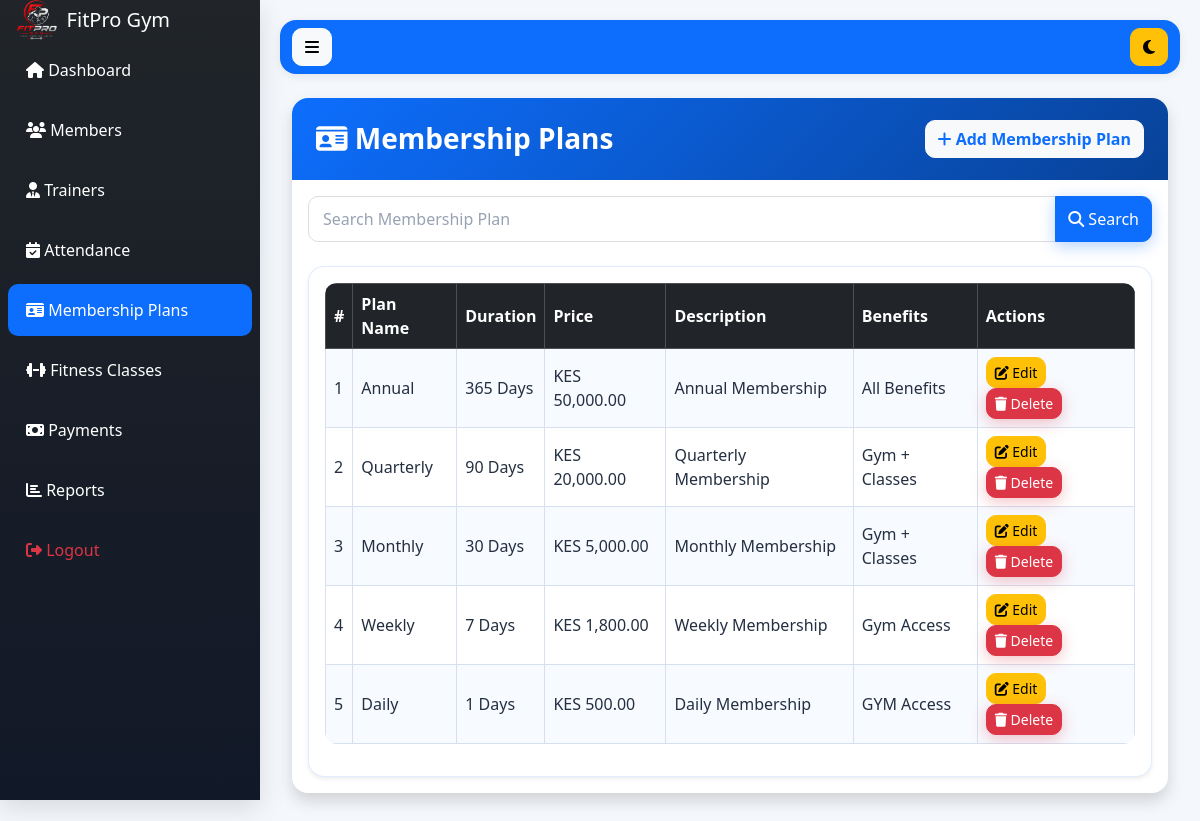
Screenshot of /admin/memberships.php (signed in) with the database file from the repository.
### tables this page shows
CREATE TABLE `membership_plans` (
  `id` int(11) NOT NULL,
  `plan_name` varchar(100) DEFAULT NULL,
  `duration` int(11) DEFAULT NULL,
  `price` decimal(10,2) DEFAULT NULL,
  `description` text DEFAULT NULL,
  `benefits` text DEFAULT NULL,
  `duration_days` int(11) NOT NULL DEFAULT 30
);

### admin/memberships.php (the view, shortened to what this page needs)
<?php
include '../config/database.php';
$search = $_GET['search'] ?? '';
$stmt = $conn->prepare("
SELECT *
FROM membership_plans
WHERE plan_name LIKE ?
ORDER BY id DESC
");
$term = "%".$search."%";
$stmt->bind_param("s",$term);
$stmt->execute();
$plans = $stmt->get_result();
include '../includes/header.php';
?>
<div class="d-flex">
<?php include '../includes/sidebar.php'; ?>
<div class="content flex-grow-1">
<?php include '../includes/navbar.php'; ?>
<div class="container-fluid mt-4">
<div class="card management-hero shadow mb-4">
<div class="card-header bg-primary text-white d-flex justify-content-between align-items-center flex-wrap gap-2">
<h3 class="mb-0">
<i class="fa fa-id-card"></i>
Membership Plans
</h3>
<a href="add_membership.php" class="btn btn-light text-primary fw-semibold">
    <i class="fa fa-plus"></i>
    Add Membership Plan
</a>
</div>
<div class="card-body">
<form method="GET">
<div class="input-group mb-4">
<input
type="text"
name="search"
class="form-control"
placeholder="Search Membership Plan"
value="<?= htmlspecialchars($search) ?>">
<button class="btn btn-primary">
    <i class="fa fa-search"></i>
    Search
</button>
</div>
</form>
<div class="card shadow-sm management-panel">
<div class="card-body">
<table class="table table-bordered table-striped table-hover">
<thead class="table-dark">
<tr>
    <th>#</th>
    <th>Plan Name</th>
    <th>Duration</th>
    <th>Price</th>
    <th>Description</th>
    <th>Benefits</th>
    <th>Actions</th>
</tr>
</thead>
<tbody>
<?php $sn = 1; ?>
<?php if($plans->num_rows > 0): ?>
<?php while($row = $plans->fetch_assoc()): ?>
<tr>
<td><?= $sn++ ?></td>
<td><?= htmlspecialchars($row['plan_name']) ?></td>
<td>
<?=
isset($row['duration_days'])
? $row['duration_days'].' Days'
: (
isset($row['duration'])
? $row['duration'].' Days'
: 'N/A'
)
?>
</td>
<td>KES <?= number_format($row['price'],2) ?></td>
<td><?= htmlspecialchars($row['description']) ?></td>
<td><?= htmlspecialchars($row['benefits']) ?></td>
<td>
<a
href="edit_membership.php?id=<?= $row['id'] ?>"
class="btn btn-warning btn-sm">
<i class="fa fa-edit"></i>
Edit
</a>
<button
class="btn btn-danger btn-sm deletePlan"
data-id="<?= $row['id'] ?>">
<i class="fa fa-trash"></i>
Delete
</button>
</td>
</tr>
<?php endwhile; ?>
<?php endif; ?>
</tbody>
</table>
</div>
</div>
</div>
</div>
</div>
</div>
</div>
<?php include '../includes/footer.php'; ?>

### assets/css/style.css (style rules this page uses)
:root { --primary:#0d6efd; --secondary:#6c757d; --success:#198754; --danger:#dc3545; --warning:#ffc107; --info:#0dcaf0; --dark:#212529; --light:#f8f9fa; --white:#ffffff; --shadow-sm:0 2px 10px rgba(0,0,0,.08); --shadow-md:0 8px 25px rgba(0,0,0,.12); --shadow-lg:0 15px 35px rgba(0,0,0,.15); --radius:16px; }
* { margin:0; padding:0; box-sizing:border-box; }
html { scroll-behavior:smooth; }
body { font-family:'Segoe UI',sans-serif; background:#f4f7fb; color:#243041; overflow-x:hidden; }
a { color:#0d6efd; }
.content { margin-left:260px; width:calc(100% - 260px); padding:20px; }
.card { border:1px solid rgba(15,23,42,.08); border-radius:var(--radius); box-shadow:var(--shadow-sm); overflow:hidden; transition:.3s ease; background:white; }
.card-header { font-weight:600; }
.management-hero { border:0; }
.management-hero .card-header { padding:22px 24px; background:linear-gradient(135deg,#0d6efd,#084298) !important; border:0; }
.management-hero h3 { font-weight:700; letter-spacing:0; }
.management-panel { border:1px solid rgba(13,110,253,.12); }
.btn { border-radius:10px; transition:.3s; }
.btn-primary { box-shadow:0 4px 15px rgba(13,110,253,.3); }
.btn-danger { box-shadow:0 4px 15px rgba(220,53,69,.3); }
.table { border-radius:12px; overflow:hidden; --bs-table-bg:#ffffff; --bs-table-color:#243041; --bs-table-striped-bg:#f7faff; --bs-table-striped-color:#243041; --bs-table-hover-bg:#eef5ff; --bs-table-hover-color:#243041; --bs-table-border-color:#d7e0ee; }
.table thead { background:#212529; color:white; }
.table tbody tr { transition:.2s; }
.table td, .table th { vertical-align:middle; }
.form-control, .form-select { border-radius:10px; padding:10px 14px; border:1px solid #ddd; background:#ffffff; color:#243041; }
.form-control::placeholder { color:#98a2b3; }

### rows the page displays
membership_plans: plan_name "Annual", duration_days "365", price "50,000.00", description "Annual Membership", benefits "All Benefits"
membership_plans: plan_name "Quarterly", duration_days "90", price "20,000.00", description "Quarterly Membership", benefits "Gym + Classes"
membership_plans: plan_name "Monthly", duration_days "30", price "5,000.00", description "Monthly Membership", benefits "Gym + Classes"
membership_plans: plan_name "Weekly", duration_days "7", price "1,800.00", description "Weekly Membership", benefits "Gym Access"
membership_plans: plan_name "Daily", duration_days "1", price "500.00", description "Daily Membership", benefits "GYM Access"
